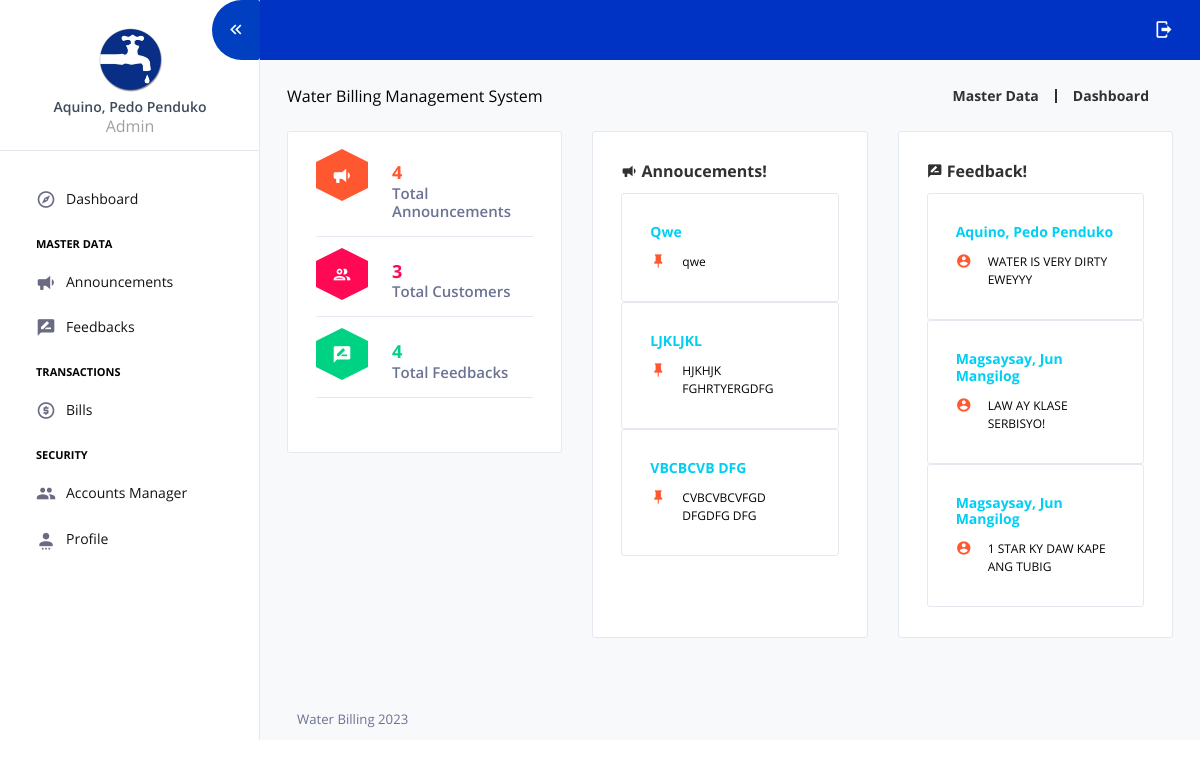
Screenshot of / (signed in) with the database file from the repository.
### tables this page shows
CREATE TABLE `tbl_users` (
  `user_id` int(11) NOT NULL AUTO_INCREMENT,
  `account_number` varchar(10) NOT NULL DEFAULT '',
  `meter_number` varchar(50) NOT NULL DEFAULT '',
  `user_fname` varchar(50) NOT NULL,
  `user_mname` varchar(50) NOT NULL,
  `user_lname` varchar(50) NOT NULL,
  `address` varchar(150) NOT NULL DEFAULT '',
  `contact_number` varchar(50) NOT NULL DEFAULT '',
  `username` varchar(50) NOT NULL,
  `password` varchar(150) NOT NULL,
  `user_category` varchar(1) NOT NULL DEFAULT '' COMMENT 'A = ADMIN, C = USER or CUSTOMER, M = METER READER',
  `customer_type` varchar(1) NOT NULL DEFAULT '' COMMENT 'R = RESIDENTIAL, C= COMMECRCIAL',
  `date_added` datetime NOT NULL DEFAULT CURRENT_TIMESTAMP,
  PRIMARY KEY (`user_id`)
);

CREATE TABLE `tbl_announcements` (
  `announcement_id` int(11) unsigned NOT NULL AUTO_INCREMENT,
  `user_id` int(11) NOT NULL,
  `announcement_title` varchar(75) NOT NULL DEFAULT '',
  `announcement_content` text NOT NULL,
  `date_added` datetime NOT NULL DEFAULT CURRENT_TIMESTAMP,
  PRIMARY KEY (`announcement_id`)
);

CREATE TABLE `tbl_feedbacks` (
  `feedback_id` int(11) unsigned NOT NULL AUTO_INCREMENT,
  `user_id` int(11) NOT NULL,
  `feedback_content` varchar(150) NOT NULL DEFAULT '',
  `date_added` datetime NOT NULL DEFAULT CURRENT_TIMESTAMP,
  PRIMARY KEY (`feedback_id`)
);

### core/my_functions.php (called while the page is built, shortened)
<?php
function userFullName($user_id){
	global $mysqli;
	$fetch = $mysqli->query("SELECT * FROM tbl_users WHERE user_id='$user_id'") or die(mysqli_error());
	if($fetch->num_rows > 0){
		$row = $fetch->fetch_array();
		return $row["user_lname"].", ".$row["user_fname"]." ".$row["user_mname"];
	}else{
		return "User not found.";
	}
}
function user_info($selected_data,$user_id){
	global $mysqli;
	$fetch = $mysqli->query("SELECT $selected_data FROM tbl_users WHERE user_id='$user_id'") or die(mysqli_error());
	$row = $fetch->fetch_array();
	return $row[0];
}
?>

### views/dashboard.php (the view)
<?php
$count_announcement = $mysqli->query("SELECT * FROM tbl_announcements") or die(mysqli_error());
$count_customers = $mysqli->query("SELECT * FROM tbl_users WHERE user_category='C'") or die(mysqli_error());
$count_feedbacks = $mysqli->query("SELECT * FROM tbl_feedbacks") or die(mysqli_error());
?>
<div class="content-wrapper pb-0">
  <div class="page-header flex-wrap">
    <div class="header-left">
      Water Billing Management System
    </div>
    <div class="header-right d-flex flex-wrap mt-2 mt-sm-0">
      <div class="d-flex align-items-center">
        <a href="#">
          <p class="m-0 pr-3">Master Data</p>
        </a>
        <a class="pl-3 mr-4" href="#">
          <p class="m-0">Dashboard</p>
        </a>
      </div>
    </div>
  </div>
  <div class="row">
    <div class="col-sm-4 grid-margin">
      <div class="card">
          <div class="card-body">
            <div class="d-flex border-bottom mb-4 pb-2">
              <div class="hexagon">
                <div class="hex-mid hexagon-warning">
                  <i class="mdi mdi-bullhorn"></i>
                </div>
              </div>
              <div class="pl-4">
                <h4 class="font-weight-bold text-warning mb-0"> <?= $count_announcement->num_rows; ?> </h4>
                <h6 class="text-muted">Total Announcements</h6>
              </div>
            </div>
            <div class="d-flex border-bottom mb-4 pb-2">
              <div class="hexagon">
                <div class="hex-mid hexagon-danger">
                  <i class="mdi mdi-account-multiple-outline"></i>
                </div>
              </div>
              <div class="pl-4">
                <h4 class="font-weight-bold text-danger mb-0"> <?= $count_customers->num_rows; ?></h4>
                <h6 class="text-muted">Total Customers</h6>
              </div>
            </div>
            <div class="d-flex border-bottom mb-4 pb-2">
              <div class="hexagon">
                <div class="hex-mid hexagon-success">
                  <i class="mdi mdi-message-draw"></i>
                </div>
              </div>
              <div class="pl-4">
                <h4 class="font-weight-bold text-success mb-0"> <?= $count_feedbacks->num_rows; ?> </h4>
                <h6 class="text-muted">Total Feedbacks</h6>
              </div>
            </div>
          </div>
        </div>
    </div>
    <div class="col-sm-4 stretch-card grid-margin">
      <div class="card">
        <div class="card-body">
          <h4 class="card-title"><i class="mdi mdi-bullhorn menu-icon"></i> Annoucements!</h4>
          <?php
            $fetch_announcement = $mysqli->query("SELECT * FROM tbl_announcements WHERE announcement_id >0 ORDER BY date_added DESC LIMIT 3") or die(mysqli_error());
             while ($announcement_row = $fetch_announcement->fetch_array()) {
          ?>
            <div class="card">
              <div class="card-body">
                <h5 class="card-title text-info" style="font-size: 14px;"><?= $announcement_row['announcement_title'] ?></h5>
                <div class="media">
                  <i class="mdi mdi-pin icon-sm text-warning d-flex align-self-start mr-3"></i>
                  <div class="media-body">
                    <p class="card-text" style="font-size:12px;"> <?= $announcement_row['announcement_content'] ?> </p>
                  </div>
                </div>
              </div>
            </div>
          <?php } ?>
        </div>
      </div>
    </div>
    <div class="col-sm-4 stretch-card grid-margin">
      <div class="card">
        <div class="card-body">
          <h4 class="card-title"><i class="mdi mdi-message-draw menu-icon"></i> Feedback!</h4>
          <?php
            $fetch_feedbacks = $mysqli->query("SELECT * FROM tbl_feedbacks WHERE feedback_id >0 ORDER BY date_added DESC LIMIT 3") or die(mysqli_error());
             while ($feedback_row = $fetch_feedbacks->fetch_array()) {
          ?>
            <div class="card">
              <div class="card-body">
                <h5 class="card-title text-info" style="font-size: 14px;"><?= userFullName($feedback_row['user_id']) ?></h5>
                <div class="media">
                  <i class="mdi mdi-account-circle icon-sm text-warning d-flex align-self-start mr-3"></i>
                  <div class="media-body">
                    <p class="card-text" style="font-size:12px;"> <?= $feedback_row['feedback_content'] ?> </p>
                  </div>
                </div>
              </div>
            </div>
          <?php } ?>
        </div>
      </div>
    </div>
  </div>
</div>

### index.php (shortened to what this page needs)
<?php
    $user_id = $_SESSION['user_id'];
    $session_user_category = user_info("user_category",$user_id);
    $page = (isset($_GET['page']) && $_GET['page'] !='') ? $_GET['page'] : '';
?>
<!DOCTYPE html>
<html lang="en">
  <head>
    <link rel="stylesheet" href="assets/vendors/mdi/css/materialdesignicons.min.css">
    <link rel="stylesheet" href="assets/vendors/flag-icon-css/css/flag-icon.min.css">
    <link rel="stylesheet" href="assets/vendors/css/vendor.bundle.base.css">
    <link rel="stylesheet" href="assets/vendors/jquery-bar-rating/css-stars.css" />
    <link rel="stylesheet" href="assets/vendors/font-awesome/css/font-awesome.min.css" />
    <link rel="stylesheet" href="assets/css/demo_1/style.css" />
    <link href="assets/datatables/jquery.dataTables.min.css" rel="stylesheet" />
    <link href="assets/vendors/sweet-alert/sweetalert2.min.css" rel="stylesheet">
  </head>
  <body>
    <div class="container-scroller">
      <?php require_once 'components/sidebar.php' ?>
      <div class="container-fluid page-body-wrapper">
        <?php
            require_once 'components/topbar.php';
        ?>
        <div class="main-panel">
          <?php
              require_once 'routes/routes.php';
              require_once 'components/footer.php';
          ?>
        </div>
      </div>
    </div>
  </body>
</html>

### components/sidebar.php
<nav class="sidebar sidebar-offcanvas" id="sidebar">
  <ul class="nav">
    <li class="nav-item nav-profile border-bottom">
      <a href="?page=profile" class="nav-link flex-column">
        <div class="nav-profile-image">
          <img src="assets/images/faucet_2_icon.ico" alt="profile" />
        </div>
        <div class="nav-profile-text d-flex ml-0 mb-3 flex-column">
          <span class="font-weight-semibold mb-1 mt-2 text-center"><?= userFullName($user_id)?></span>
          <span class="text-secondary icon-sm text-center"><?= $session_user_category=="A"?"Admin":(($session_user_category=="C")?"Customer":"Meter Reader");?></span>
        </div>
      </a>
    </li>
    <li class="pt-0 pb-0">
      <span class="nav-item-head"></span>
    </li>
    <li class="nav-item <?= $page=="dashboard"?'active':''; ?>">
      <a class="nav-link" href="?page=dashboard">
        <i class="mdi mdi-compass-outline menu-icon"></i>
        <span class="menu-title">Dashboard</span>
      </a>
    </li>
    <?php if($session_user_category=="C" || $session_user_category=="A"){ ?>
    <li class="pt-2 pb-1">
      <span class="nav-item-head">Master Data</span>
    </li>
    <?php if($session_user_category=="A"){ ?>
    <li class="nav-item <?= $page=="announcements"?'active':''; ?>">
      <a class="nav-link" href="?page=announcements">
        <i class="mdi mdi-bullhorn menu-icon"></i>
        <span class="menu-title">Announcements</span>
      </a>
    </li>
    <?php } ?>
    <li class="nav-item <?= $page=="feedbacks"?'active':''; ?>">
      <a class="nav-link" href="?page=feedbacks">
        <i class="mdi mdi-message-draw menu-icon"></i>
        <span class="menu-title">Feedbacks</span>
      </a>
    </li>
    <?php } ?>
    <?php if($session_user_category=="A" || $session_user_category=="M"){ ?>
    <li class="pt-2 pb-1">
      <span class="nav-item-head">Transactions</span>
    </li>
    <li class="nav-item <?= $page=="bills"?'active':''; ?>">
      <a class="nav-link" href="?page=bills">
        <i class="mdi mdi-coin menu-icon"></i>
        <span class="menu-title">Bills</span>
      </a>
    </li>
    <?php } ?>
    <li class="pt-2 pb-1">
      <span class="nav-item-head">Security</span>
    </li>
    <?php if($session_user_category=="A"){ ?>
    <li class="nav-item <?= $page=="accounts_manager"?'active':''; ?>">
      <a class="nav-link" href="?page=accounts_manager">
        <i class="mdi mdi-account-multiple menu-icon"></i>
        <span class="menu-title">Accounts Manager</span>
      </a>
    </li>
    <?php } ?>
    <li class="nav-item <?= $page=="profile"?'active':''; ?>">
      <a class="nav-link" href="?page=profile">
        <i class="mdi mdi-account-settings menu-icon"></i>
        <span class="menu-title">Profile</span>
      </a>
    </li>
  </ul>
</nav>

### components/topbar.php (shortened to what this page needs)
<nav class="navbar default-layout-navbar col-lg-12 col-12 p-0 fixed-top d-flex flex-row">
  <div class="navbar-menu-wrapper d-flex align-items-stretch">
    <button class="navbar-toggler navbar-toggler align-self-center" type="button" data-toggle="minimize" style="background: #003fbf !important;">
      <span class="mdi mdi-chevron-double-left"></span>
    </button>
    <ul class="navbar-nav navbar-nav-right">
      <li class="nav-item nav-logout d-none d-lg-block">
        <a class="nav-link" onclick="logout()">
          <i class="mdi mdi-logout" data-toggle='tooltip' title="Logout?"></i>
        </a>
      </li>
    </ul>
  </div>
</nav>

### routes/routes.php
<?php
	$view = "views/";
	if($page == 'dashboard' || $page == ''){
		require $view.'dashboard.php';
	}else if($page == 'accounts_manager'){
		require $view.'users.php';
	}else if($page == 'announcements'){
		require $view.'announcements.php';
	}else if($page == 'bills'){
		require $view.'bills.php';
	}else if($page == 'feedbacks'){
		require $view.'feedbacks.php';
	}else if($page == 'profile'){
		require $view.'profile.php';
	}else{
		require $view.'404.php';
	}
?>

### components/footer.php
<footer class="footer">
	<span class="text-muted d-block text-center text-sm-left d-sm-inline-block">Water Billing <?= date('Y') ?></span>
</footer>

### rows the page displays
tbl_users: userFullName($user_id) "Aquino, Pedo Penduko"
tbl_announcements: announcement_title "Qwe", announcement_content "qwe"
tbl_announcements: announcement_title "LJKLJKL", announcement_content "HJKHJK FGHRTYERGDFG"
tbl_announcements: announcement_title "VBCBCVB DFG", announcement_content "CVBCVBCVFGD DFGDFG DFG"
tbl_feedbacks: user.user_mname "Aquino, Pedo Penduko", feedback_content "WATER IS VERY DIRTY EWEYYY"
tbl_feedbacks: user.user_mname "Magsaysay, Jun Mangilog", feedback_content "LAW AY KLASE SERBISYO!"
tbl_feedbacks: user.user_mname "Magsaysay, Jun Mangilog", feedback_content "1 STAR KY DAW KAPE ANG TUBIG"

### other values shown
$count_announcement->num_rows "4"
$count_customers->num_rows "3"
$count_feedbacks->num_rows "4"
